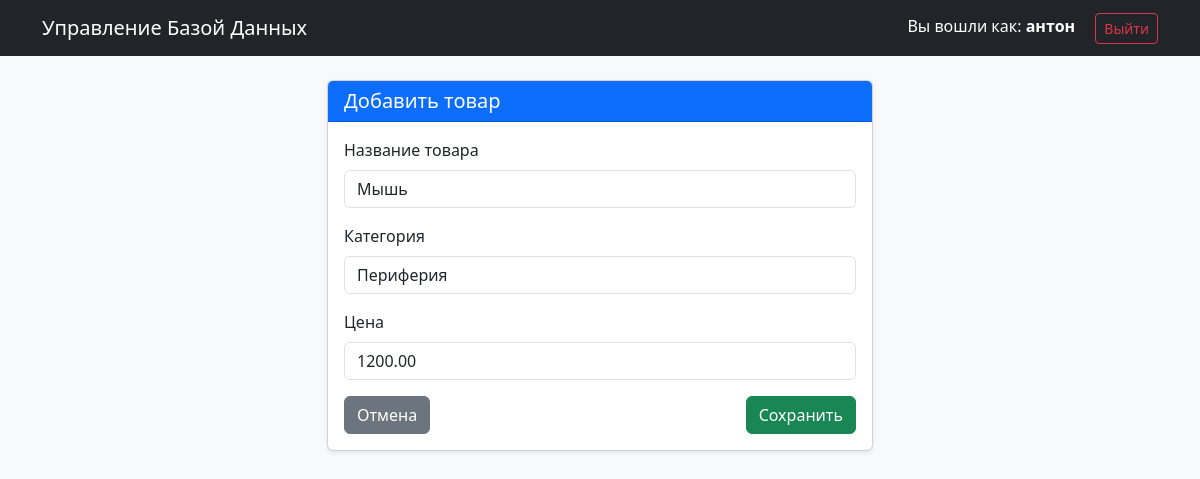
The app's page /product/2/edit/ (signed in) with its own data.
### store/models.py (models this page shows, shortened)
class Product(models.Model):
    title = models.CharField(max_length=100, verbose_name="Название товара")
    category = models.CharField(max_length=50, verbose_name="Категория")
    price = models.DecimalField(max_digits=10, decimal_places=2, verbose_name="Цена")
    class Meta:
        db_table = 'products'

### store/views.py (the view)
# urls.py: path('product/<int:pk>/edit/', views.edit_product, name='edit_product'),
@login_required
def edit_product(value_request, pk):
    product = get_object_or_404(Product, pk=pk)
    if value_request.method == 'POST':
        form = ProductForm(value_request.POST, instance=product)
        if form.is_valid():
            form.save()
            return redirect('dashboard')
    else:
        form = ProductForm(instance=product)
    return render(value_request, 'edit_product.html', {'form': form, 'title': 'Редактировать товар'})

### store/forms.py
class ProductForm(forms.ModelForm):
    class Meta:
        model = Product
        fields = ['title', 'category', 'price']

### store/templates/edit_product.html (shortened to what this page needs)
{% extends 'base.html' %}
{% block content %}
<div class="row justify-content-center">
    <div class="col-md-6">
        <div class="card shadow-sm">
            <div class="card-header bg-primary text-white">
                <h5 class="mb-0">{% if product %}Редактировать товар{% else %}Добавить товар{% endif %}</h5>
            </div>
            <div class="card-body">
                <form method="post">
                    {% for field in form %}
                    <div class="mb-3">
                        <label class="form-label">{{ field.label }}</label>
                        {{ field }}
                    </div>
                    {% endfor %}
                    <div class="d-flex justify-content-between">
                        <a href="{% url 'dashboard' %}" class="btn btn-secondary">Отмена</a>
                        <button type="submit" class="btn btn-success">Сохранить</button>
                    </div>
                </form>
            </div>
        </div>
    </div>
</div>
{% endblock %}

### store/templates/base.html (shortened to what this page needs)
<!DOCTYPE html>
<html lang="ru">
<head>
    <link href="https://cdn.jsdelivr.net/npm/bootstrap@5.3.0/dist/css/bootstrap.min.css" rel="stylesheet">
</head>
<body class="bg-light">
    <nav class="navbar navbar-expand-lg navbar-dark bg-dark mb-4">
        <div class="container">
            <a class="navbar-brand" href="{% url 'dashboard' %}">Управление Базой Данных</a>
            <div class="ms-auto">
                {% if user.is_authenticated %}
                    <span class="navbar-text me-3 text-white">Вы вошли как: <strong>{{ user.username }}</strong></span>
                    <a href="{% url 'logout' %}" class="btn btn-outline-danger btn-sm">Выйти</a>
                {% else %}
                    <a href="{% url 'login' %}" class="btn btn-outline-light btn-sm me-2">Войти</a>
                    <a href="{% url 'register' %}" class="btn btn-warning btn-sm">Регистрация</a>
                {% endif %}
            </div>
        </div>
    </nav>
    <div class="container">
        {% block content %}
        {% endblock %}
    </div>
</body>
</html>

### records on screen
Product: form "Мышь" "Периферия" "1200.00"

### other values on screen
{{ user.username }} "антон"
{{ field.label }} "Название товара" "Категория" "Цена"
